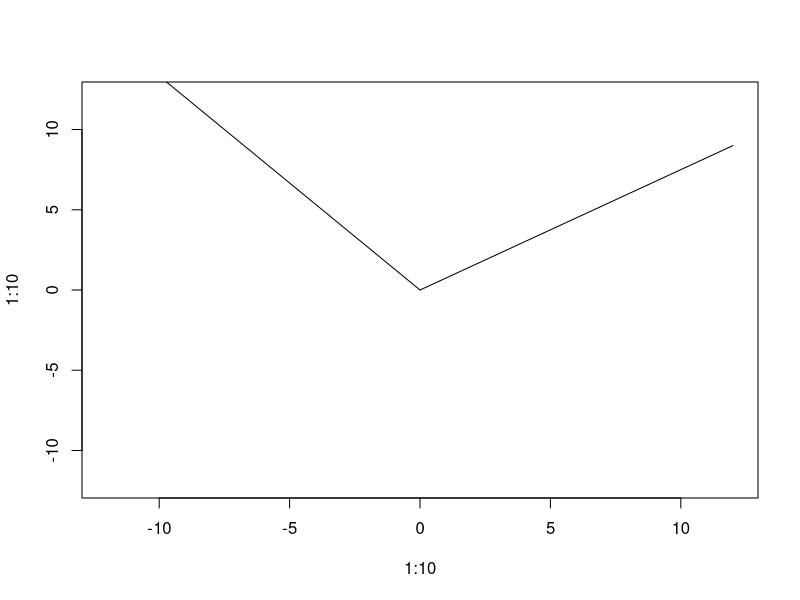

This chart was generated by the following R code:
###

# Dot products
# a.k.a. "inner product" or "weighted combination"
coin_counts <- c( quarters=3, dimes=3, nickles=1, pennies=7 )
coin_values <- c( quarters=25, dimes=10, nickles=5, pennies=1 )
sum(coin_counts * coin_values)
t(coin_counts) %*% coin_values

class_coins <- matrix(c(
	5, 2, 0, 3,
	3, 0, 2, 5,
	8, 2, 2, 1), byrow=TRUE, nrow=3, 
	dimnames=list(c("Alice", "Bob", "Carol"), c("quarters", "dimes", "nickles", "pennies")))

class_coins %*% coin_values


A <- matrix(c(1, 2, 1, 4, 2, 4), nrow=2)
B <- t(A)
dim(A)	# 2 * 3
dim(B)	# 3 * 2
A %*% B	# 2 * 2
B %*% A	# 3 * 3


plot(1:10, 1:10, ylim=c(-12,12), xlim=c(-12,12), type="n")
lines(c(0,-12), c(0,16))
lines(c(0,12), c(0,9))

a <- c(-12, 16)
b <- c(12, 9)
t(a) %*% b
sum(a*b)
# if the dot product is 0, the vectors are orthogonal
# Plot the vectors

# Eigenvectors of real symmetric matrices are orthogonal
A <- matrix(sample(1:12), nrow=3)
B <- A %*% t(A)
C <- eigen(B)$vectors
# The eigen function normalizes the eigenvectors
sum(C[,1]^2)
sum(C[,2]^2)
sum(C[,3]^2)
# Orthogonal matrices have a dot product of zero
round(C[,1] %*% C[,2],15)
round(C[,1] %*% C[,3],15)
# The determinant of an orthonormal matrix is +/- 1
det(C)

round(C %*% t(C),15)
